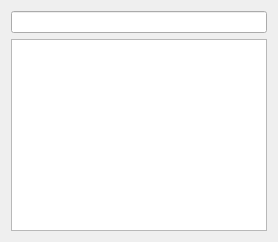
<?xml version="1.0" encoding="UTF-8"?>
<ui version="4.0">
 <class>FtpWidget</class>
 <widget class="QWidget" name="FtpWidget">
  <layout class="QVBoxLayout" name="verticalLayout">
   <item>
    <widget class="QLineEdit" name="lineEdit"/>
   </item>
   <item>
    <widget class="QTreeView" name="treeView">
     <property name="sortingEnabled">
      <bool>true</bool>
     </property>
     <property name="animated">
      <bool>true</bool>
     </property>
    </widget>
   </item>
  </layout>
 </widget>
 <resources/>
 <connections/>
</ui>
